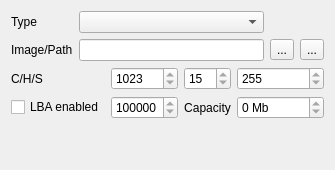
               <widget class="QWidget" name="tab_3">
                <attribute name="title">
                 <string>Slave</string>
                </attribute>
                <layout class="QVBoxLayout" name="verticalLayout_18">
                 <item>
                  <layout class="QGridLayout" name="gridLayout_11">
                   <item row="0" column="0">
                    <widget class="QLabel" name="label_18">
                     <property name="text">
                      <string>Type</string>
                     </property>
                    </widget>
                   </item>
                   <item row="0" column="1">
                    <widget class="QComboBox" name="hs_type"/>
                   </item>
                   <item row="1" column="0">
                    <widget class="QLabel" name="label_31">
                     <property name="text">
                      <string>Image/Path</string>
                     </property>
                    </widget>
                   </item>
                   <item row="1" column="1">
                    <widget class="QLineEdit" name="hs_path">
                     <property name="readOnly">
                      <bool>true</bool>
                     </property>
                    </widget>
                   </item>
                   <item row="1" column="2">
                    <widget class="QToolButton" name="hs_pathtb">
                     <property name="toolTip">
                      <string>Disk image file</string>
                     </property>
                     <property name="text">
                      <string>...</string>
                     </property>
                     <property name="icon">
                      <iconset resource="../xpeccy.qrc">
                       <normaloff>:/images/hdd.png</normaloff>:/images/hdd.png</iconset>
                     </property>
                    </widget>
                   </item>
                   <item row="1" column="3">
                    <widget class="QToolButton" name="hs_pathdir">
                     <property name="toolTip">
                      <string>Serve a host folder as the disk (read only)</string>
                     </property>
                     <property name="text">
                      <string>...</string>
                     </property>
                     <property name="icon">
                      <iconset resource="../xpeccy.qrc">
                       <normaloff>:/images/fileopen.png</normaloff>:/images/fileopen.png</iconset>
                     </property>
                    </widget>
                   </item>
                  </layout>
                 </item>
                 <item>
                  <layout class="QGridLayout" name="gridLayout_9" columnstretch="0,0,0,0">
                   <item row="0" column="0">
                    <widget class="QLabel" name="label_23">
                     <property name="text">
                      <string>C/H/S</string>
                     </property>
                    </widget>
                   </item>
                   <item row="0" column="3">
                    <widget class="QSpinBox" name="hs_gsec">
                     <property name="readOnly">
                      <bool>true</bool>
                     </property>
                     <property name="minimum">
                      <number>1</number>
                     </property>
                     <property name="maximum">
                      <number>255</number>
                     </property>
                     <property name="value">
                      <number>255</number>
                     </property>
                    </widget>
                   </item>
                   <item row="0" column="1">
                    <widget class="QSpinBox" name="hs_gcyl">
                     <property name="readOnly">
                      <bool>true</bool>
                     </property>
                     <property name="minimum">
                      <number>1</number>
                     </property>
                     <property name="maximum">
                      <number>65535</number>
                     </property>
                     <property name="value">
                      <number>1023</number>
                     </property>
                    </widget>
                   </item>
                   <item row="0" column="2">
                    <widget class="QSpinBox" name="hs_ghd">
                     <property name="readOnly">
                      <bool>true</bool>
                     </property>
                     <property name="minimum">
                      <number>1</number>
                     </property>
                     <property name="maximum">
                      <number>16</number>
                     </property>
                     <property name="value">
                      <number>15</number>
                     </property>
                    </widget>
                   </item>
                   <item row="1" column="1">
                    <widget class="QSpinBox" name="hs_glba">
                     <property name="readOnly">
                      <bool>true</bool>
                     </property>
                     <property name="maximum">
                      <number>5000000</number>
                     </property>
                     <property name="value">
                      <number>4194304</number>
                     </property>
                    </widget>
                   </item>
                   <item row="1" column="2">
                    <widget class="QLabel" name="label_21">
                     <property name="text">
                      <string>Capacity</string>
                     </property>
                     <property name="alignment">
                      <set>Qt::AlignCenter</set>
                     </property>
                    </widget>
                   </item>
                   <item row="1" column="3">
                    <widget class="QSpinBox" name="hs_capacity">
                     <property name="readOnly">
                      <bool>true</bool>
                     </property>
                     <property name="suffix">
                      <string> Mb</string>
                     </property>
                     <property name="prefix">
                      <string/>
                     </property>
                     <property name="maximum">
                      <number>128000</number>
                     </property>
                    </widget>
                   </item>
                   <item row="1" column="0">
                    <widget class="QCheckBox" name="hs_islba">
                     <property name="text">
                      <string>LBA enabled</string>
                     </property>
                    </widget>
                   </item>
                  </layout>
                 </item>
                 <item>
                  <spacer name="verticalSpacer_6">
                   <property name="orientation">
                    <enum>Qt::Vertical</enum>
                   </property>
                   <property name="sizeHint" stdset="0">
                    <size>
                     <width>20</width>
                     <height>40</height>
                    </size>
                   </property>
                  </spacer>
                 </item>
                </layout>
               </widget>
